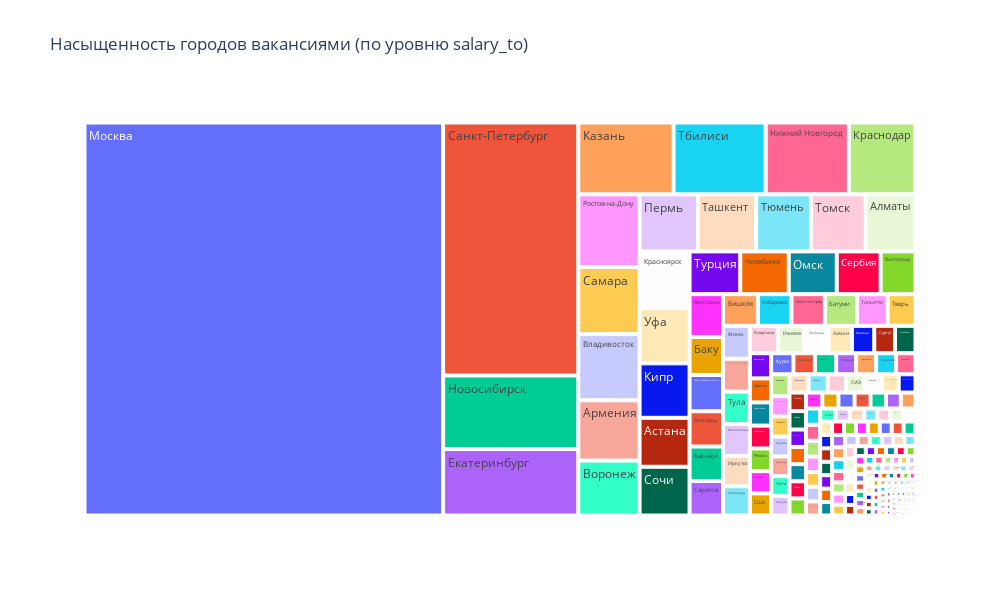

The notebook cell saved with this chart:
### Code cell
treemap_data2 = df.query('salary_to < 800000').groupby(by='city', as_index=False)[['salary_to']].mean()

fig = px.treemap(
    data_frame=df.query('salary_to < 800000'), 
    path=['city'], 
    values='salary_to', 
    height=600, 
    width=1000, 
    title='Насыщенность городов вакансиями (по уровню salary_to)'
)
fig.show()

### Figure 1 — Plotly figure (JSON) as saved in the notebook; plotly's stock layout.template omitted (floating-point values rounded to 4 significant figures; data arrays with more than 128 entries replaced by an {"elided": "..."} marker saying what was removed)
{"data": [{"branchvalues": "total", "domain": {"x": [0, 1], "y": [0, 1]}, "hovertemplate": "labels=%{label}<br>salary_to=%{value}<br>parent=%{parent}<br>id=%{id}<extra></extra>", "ids": {"elided": "229 str values"}, "labels": {"elided": "229 str values"}, "name": "", "parents": {"elided": "229 str values"}, "type": "treemap", "values": {"elided": "229 float values"}}], "layout": {"height": 600, "legend": {"tracegroupgap": 0}, "title": {"text": "Насыщенность городов вакансиями (по уровню salary_to)"}, "width": 1000}}
